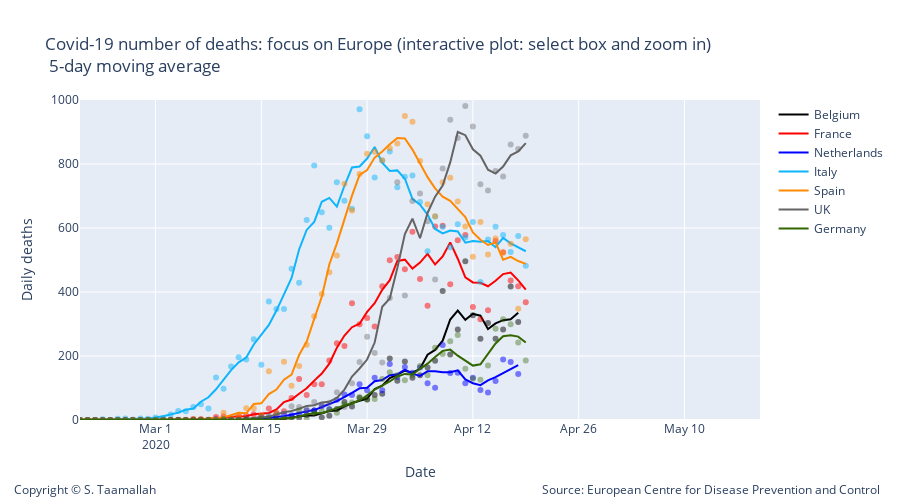

Source (notebook cell):
### Markdown cell above
### Focus on Europe:

### Code cell
# Add traces
trace1 = go.Scatter(
        x=df_belgium.index, 
        y=df_belgium['deaths'],
        mode='markers',
        name='Belgium daily cases',
        line_color='rgba(0, 0, 0, 0.5)',
        showlegend=False,
)

trace11 = go.Scatter(
        x=df_belgium.index, 
        y=smooth_belgium,
        mode='lines',
        name='Belgium',
        line_color='rgba(0, 0, 0, 1)',
)


trace3 = go.Scatter(
        x=df_netherlands.index, 
        y=df_netherlands['deaths'],
        mode='markers',
        name='Netherlands',
        line_color='rgba(0, 0, 255, .5)',
    showlegend=False,
)

trace33 = go.Scatter(
        x=df_netherlands.index, 
        y=smooth_netherlands,
        mode='lines',
        name='Netherlands',
        line_color='rgba(0, 0, 255, 1)',
)


data2 = [trace1,trace11, trace2, trace22, trace3, trace33, trace4, trace44, trace5, trace55, trace6, trace66, trace7, trace77]


layout2 = go.Layout(
    title="Covid-19 number of deaths: focus on Europe (interactive plot: select box and zoom in) <br> 5-day moving average",
    width=900,
    height=500,
    
    # Top left
    xaxis=dict(
        title='Date',
        range=['2020-02-20', '2020-05-20'],
    ),
    yaxis=dict(
        title='Daily deaths',
        #type='log',
        range=[0,1000],
        anchor='x'
    ),
    
      annotations=[
        dict(
            x=1.18,
            y=-0.25,
            showarrow=False,
            text='Source: European Centre for Disease Prevention and Control',
            xref='paper',
            yref='paper'
        ),
        
        dict(
            x=-0.1,
            y=-0.25,
            showarrow=False,
            text='Copyright © S. Taamallah ',
            xref='paper',
            yref='paper'
        )
    ],
    
)

fig = go.Figure(data=data2, layout=layout2)
fig.show()
from plotly.offline import plot
plot(fig, filename="STaamallah_covid19_analysis_chart_1bis_20200419.html", auto_open = False)
